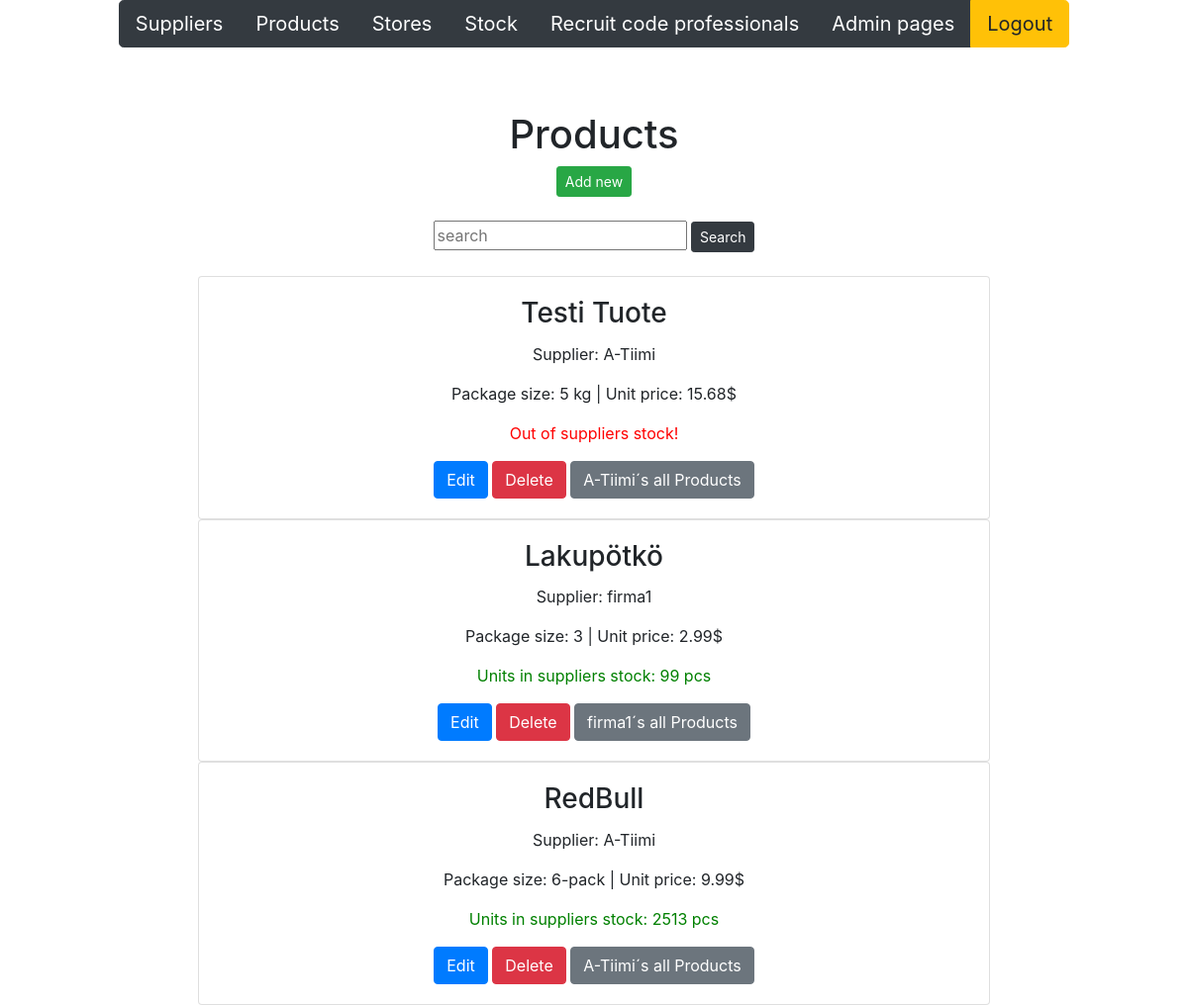
Screenshot of /products/ (signed in) with the database file from the repository.
### app/models.py (models this page shows, shortened)
class Product(models.Model):
    productname = models.CharField(max_length = 20, default = "laku")
    packagesize = models.CharField(max_length = 20, default = 3)
    unitprice = models.DecimalField(max_digits=8, decimal_places=2, default=1.00)
    unitsinstock = models.IntegerField(default = 3)
    supplier = models.ForeignKey(Supplier, on_delete=models.CASCADE)

class Supplier(models.Model):
    companyname = models.CharField(max_length = 50, default="firma")
    contactname = models.CharField(max_length = 50, default="firma")
    address = models.CharField(max_length = 100, default="firma")
    phone = models.CharField(max_length = 20, default="firma")
    email = models.CharField(max_length = 50, default="firma")
    country = models.CharField(max_length = 50, default="firma")

### app/views.py (the view)
# urls.py: path('products/', productlistview),
def productlistview(request):
    if not request.user.is_authenticated:
        return render(request, 'loginpage.html')
    else:
        productlist = Product.objects.all()
        supplierlist = Supplier.objects.all()
        context = {'products': productlist, 'suppliers': supplierlist}
        return render (request,"productlist.html",context)

### app/templates/productlist.html (shortened to what this page needs)
{% extends 'index.html' %}
{% block content %}
<br />
<br />
<h1>Products</h1>
<button onclick="showaddform()" class="btn btn-success btn-sm">Add new</button>
<br>
<br>
<form method="post" action="/search-products/">
    <input class="card-text" class="card-text" type="text" placeholder="search" name="search">
    <input type="submit" value="Search" class="btn btn-dark btn-sm" name="">
</form>
<br>
{% for p in products %}
<div class="card" style="width: 50rem;">
    <div class="card-body">
        <h3 class="card-title">{{p.productname}} </h3>
        <p class="card-text">Supplier: {{p.supplier.companyname}}</p>
        <p class="card-text">Package size: {{p.packagesize}} | Unit price: {{p.unitprice}}$ </p>
        {% if p.unitsinstock == 0 %}
        <p class="card-text" style="color: red;">Out of suppliers stock!</p>
        {% else %}
        <p class="card-text" style="color: green;">
            Units in suppliers stock: {{p.unitsinstock}} pcs
        </p>
        {% endif %}
        <a href="/edit-product-get/{{p.id}}/" class="btn btn-primary">Edit</a>
        <a href="/confirm-delete-product/{{p.id}}/" class="btn btn-danger">Delete</a>
        <a href="/products-by-supplier/{{p.supplier.id}}/"
            class="btn btn-secondary">{{p.supplier.companyname}}´s all Products
        </a>
    </div>
</div>
{% empty %}
<div class="card" style="width: 50rem;">
    <div class="card-body">
        <p class="card-text">No products found in the database </p>
    </div>
</div>
{%endfor%}
{% endblock %}

### rows the page displays
Product: productname "Testi Tuote", supplier.companyname "A-Tiimi", packagesize "5 kg", unitprice "15.68", unitsinstock "Out of suppliers stock!"
Product: productname "Lakupötkö", supplier.companyname "firma1", packagesize "3", unitprice "2.99", unitsinstock "99"
Product: productname "RedBull", supplier.companyname "A-Tiimi", packagesize "6-pack", unitprice "9.99", unitsinstock "2513"
